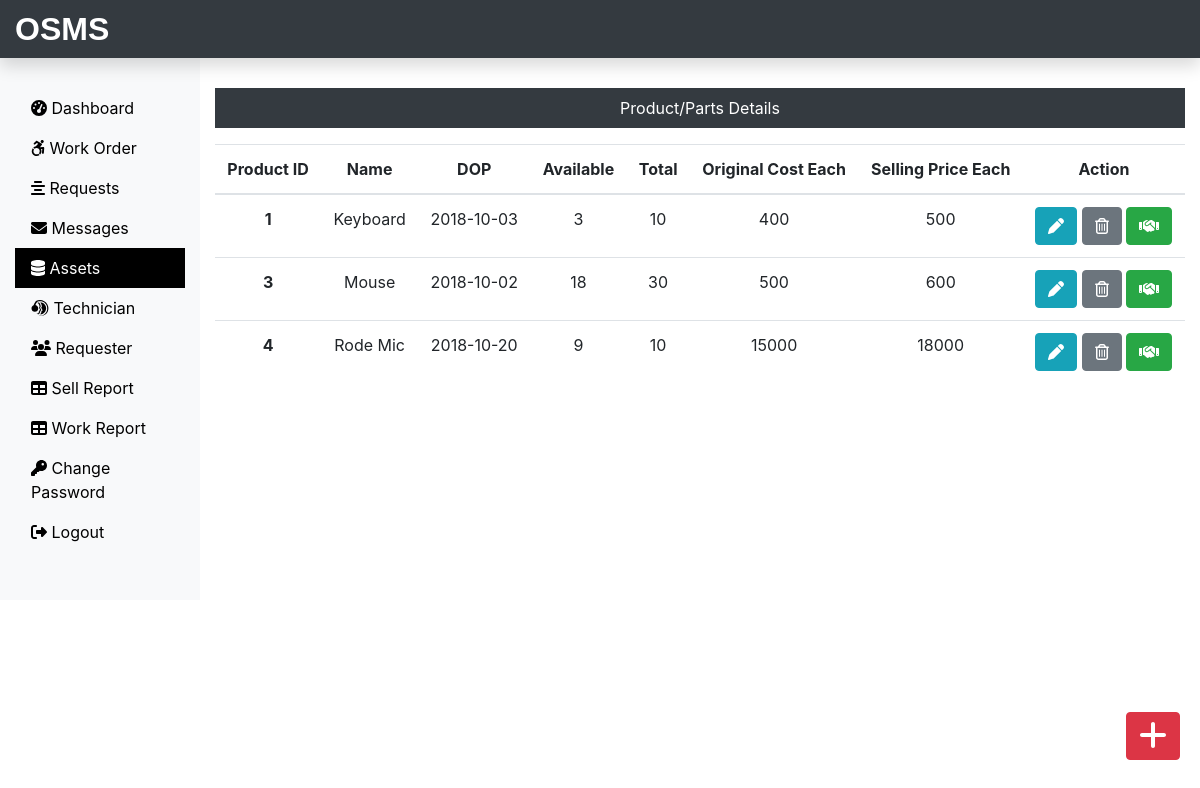
Page /Admin/assets.php (signed in) on the committed database.
### tables this page shows
CREATE TABLE `assets_tb` (
  `pid` int(11) NOT NULL,
  `pname` varchar(60) NOT NULL,
  `pdop` date NOT NULL,
  `pava` int(11) NOT NULL,
  `ptotal` int(11) NOT NULL,
  `poriginalcost` int(11) NOT NULL,
  `psellingcost` int(11) NOT NULL
);

### Admin/assets.php (the view, shortened to what this page needs)
<?php
include('includes/header.php');
include('../dbConnection.php');
?>
<div class="col-sm-9 col-md-10 mt-5 text-center">
  <p class=" bg-dark text-white p-2">Product/Parts Details</p>
  <?php
    $sql = "SELECT * FROM assets_tb";
    $result = $conn->query($sql);
    if($result->num_rows > 0){
  echo '<table class="table">
    <thead>
      <tr>
        <th scope="col">Product ID</th>
        <th scope="col">Name</th>
        <th scope="col">DOP</th>
        <th scope="col">Available</th>
        <th scope="col">Total</th>
        <th scope="col">Original Cost Each</th>
        <th scope="col">Selling Price Each</th>
        <th scope="col">Action</th>
      </tr>
    </thead>
    <tbody>';
    while($row = $result->fetch_assoc()){
      echo '<tr>
        <th scope="row">'.$row["pid"].'</th>
        <td>'.$row["pname"].'</td>
        <td>'.$row["pdop"].'</td>
        <td>'.$row["pava"].'</td>
        <td>'.$row["ptotal"].'</td>
        <td>'.$row["poriginalcost"].'</td>
        <td>'.$row["psellingcost"].'</td>
        <td>
          <form action="editproduct.php" method="POST" class="d-inline"> <input type="hidden" name="id" value='. $row["pid"] .'><button type="submit" class="btn btn-info" name="view" value="View"><i class="fas fa-pen"></i></button></form>
          <form action="" method="POST" class="d-inline"><input type="hidden" name="id" value='. $row["pid"] .'><button type="submit" class="btn btn-secondary" name="delete" value="Delete"><i class="far fa-trash-alt"></i></button></form>
          <form action="sellproduct.php" method="POST" class="d-inline"><input type="hidden" name="id" value='. $row["pid"] .'><button type="submit" class="btn btn-success" name="issue" value="Issue"><i class="fas fa-handshake"></i></button></form>
        </td>
      </tr>';
    }
    echo '</tbody>
  </table>';
  } else {
    echo "0 Result";
  }
  ?>
</div>
</div>
<a class="btn btn-danger box" href="addproduct.php"><i class="fas fa-plus fa-2x"></i></a>
</div>
<?php
include('includes/footer.php');
?>

### Admin/includes/header.php (shortened to what this page needs)
<!DOCTYPE html>
<html lang="en">
<head>
 <link rel="stylesheet" href="../css/bootstrap.min.css">
<link rel="stylesheet" href="https://cdnjs.cloudflare.com/ajax/libs/font-awesome/5.15.4/css/all.min.css">
 <link rel="stylesheet" href="../css/custom.css">
</head>
<body>
 <nav class="navbar navbar-dark fixed-top bg-dark p-0 shadow">
  <a class="navbar-brand col-sm-3 col-md-2 mr-0" href="dashboard.php">OSMS</a>
 </nav>
 <div class="container-fluid mb-5" style="margin-top:40px;">
  <div class="row">
   <nav class="col-sm-3 col-md-2 bg-light sidebar py-5 d-print-none">
    <div class="sidebar-sticky">
     <ul class="nav flex-column">
      <li class="nav-item">
       <a class="nav-link <?php if(PAGE == 'dashboard') { echo 'active'; } ?> " href="dashboard.php">
        <i class="fas fa-tachometer-alt"></i>
        Dashboard
       </a>
      </li>
      <li class="nav-item">
       <a class="nav-link <?php if(PAGE == 'work') { echo 'active'; } ?>" href="work.php">
        <i class="fab fa-accessible-icon"></i>
        Work Order
       </a>
      </li>
      <li class="nav-item">
       <a class="nav-link <?php if(PAGE == 'request') { echo 'active'; } ?>" href="request.php">
        <i class="fas fa-align-center"></i>
        Requests
       </a>
      </li>
      <li class="nav-item">
        <a class="nav-link <?php if(PAGE == 'messages') { echo 'active'; } ?>" href="view_messages.php">
         <i class="fas fa-envelope"></i>
          Messages
        </a>
        </li>
      <li class="nav-item">
       <a class="nav-link <?php if(PAGE == 'assets') { echo 'active'; } ?>" href="assets.php">
        <i class="fas fa-database"></i>
        Assets
       </a>
      </li>
      <li class="nav-item">
       <a class="nav-link <?php if(PAGE == 'technician') { echo 'active'; } ?>" href="technician.php">
        <i class="fab fa-teamspeak"></i>
        Technician
       </a>
      </li>
      <li class="nav-item">
       <a class="nav-link <?php if(PAGE == 'requesters') { echo 'active'; } ?>" href="requester.php">
        <i class="fas fa-users"></i>
        Requester
       </a>
      </li>
      <li class="nav-item">
       <a class="nav-link <?php if(PAGE == 'sellreport') { echo 'active'; } ?>" href="soldproductreport.php">
        <i class="fas fa-table"></i>
        Sell Report
       </a>
      </li>
      <li class="nav-item">
       <a class="nav-link <?php if(PAGE == 'workreport') { echo 'active'; } ?>" href="workreport.php">
        <i class="fas fa-table"></i>
        Work Report
       </a>
      </li>
      <li class="nav-item">
       <a class="nav-link <?php if(PAGE == 'changepass') { echo 'active'; } ?>" href="changepass.php">
        <i class="fas fa-key"></i>
        Change Password
       </a>
      </li>
      <li class="nav-item">
       <a class="nav-link" href="../logout.php">
        <i class="fas fa-sign-out-alt"></i>
        Logout
       </a>
      </li>
     </ul>
    </div>
   </nav>

### Admin/includes/footer.php (shortened to what this page needs)
</body>
</html>

### css/custom.css (style rules this page uses)
.navbar-brand { font-family: 'Ubuntu', sans-serif; font-size: 2em; font-weight: bold; }
a { color: black; }
.active { color: white; background-color: #000000; }
.box { position: fixed; bottom: 10px; right: 20px; margin-bottom: 30px; }

### rows in the picture
assets_tb: pid "1", pname "Keyboard", pdop "2018-10-03", pava "3", ptotal "10", poriginalcost "400", psellingcost "500"
assets_tb: pid "3", pname "Mouse", pdop "2018-10-02", pava "18", ptotal "30", poriginalcost "500", psellingcost "600"
assets_tb: pid "4", pname "Rode Mic", pdop "2018-10-20", pava "9", ptotal "10", poriginalcost "15000", psellingcost "18000"
